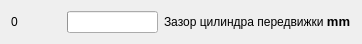
    <widget class="QWidget" name="layoutWidget_30">
     <property name="geometry">
      <rect>
       <x>10</x>
       <y>190</y>
       <width>344</width>
       <height>23</height>
      </rect>
     </property>
     <layout class="QHBoxLayout" name="horizontalLayout_36">
      <item>
       <widget class="QLabel" name="label_71">
        <property name="sizePolicy">
         <sizepolicy hsizetype="Fixed" vsizetype="Fixed">
          <horstretch>0</horstretch>
          <verstretch>0</verstretch>
         </sizepolicy>
        </property>
        <property name="minimumSize">
         <size>
          <width>50</width>
          <height>0</height>
         </size>
        </property>
        <property name="text">
         <string>0 </string>
        </property>
       </widget>
      </item>
      <item>
       <widget class="QProgressBar" name="progressBar_36">
        <property name="maximumSize">
         <size>
          <width>108</width>
          <height>16777215</height>
         </size>
        </property>
        <property name="statusTip">
         <string/>
        </property>
        <property name="whatsThis">
         <string notr="true"/>
        </property>
        <property name="value">
         <number>0</number>
        </property>
        <property name="textVisible">
         <bool>false</bool>
        </property>
       </widget>
      </item>
      <item>
       <widget class="QLabel" name="label_72">
        <property name="text">
         <string>&lt;html&gt;&lt;head/&gt;&lt;body&gt;&lt;p&gt;Зазор цилиндра передвижки &lt;span style=&quot; font-size:10pt; font-weight:600;&quot;&gt;mm&lt;/span&gt;&lt;/p&gt;&lt;/body&gt;&lt;/html&gt;</string>
        </property>
       </widget>
      </item>
     </layout>
    </widget>
